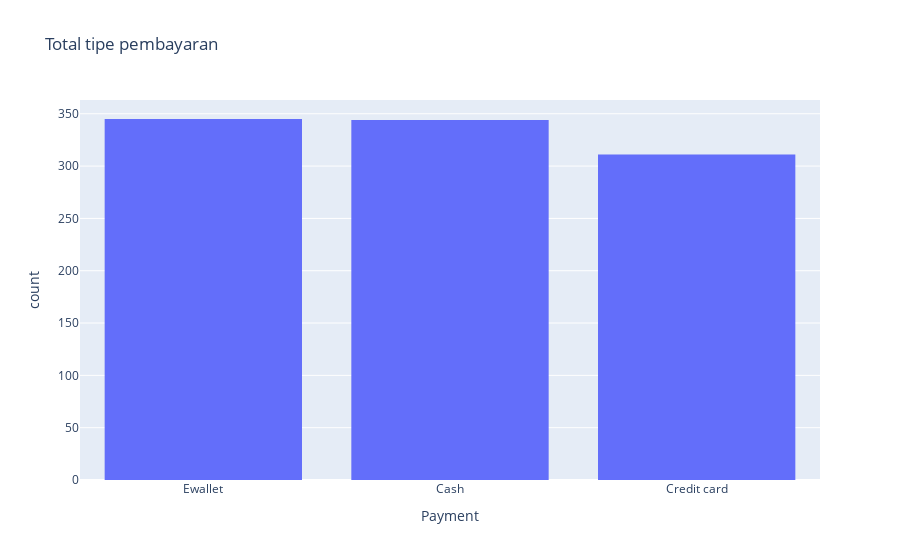

Here is the notebook cell this chart was saved with:
### Code cell
fig = px.histogram(df,x= 'Payment',barmode='group',
                   title='Total tipe pembayaran ')
fig

### Figure 1 — Plotly figure (JSON) as saved in the notebook; plotly's stock layout.template omitted (floating-point values rounded to 4 significant figures; data arrays with more than 128 entries replaced by an {"elided": "..."} marker saying what was removed)
{"data": [{"alignmentgroup": "True", "bingroup": "x", "hovertemplate": "Payment=%{x}<br>count=%{y}<extra></extra>", "legendgroup": "", "marker": {"color": "#636efa", "pattern": {"shape": ""}}, "name": "", "offsetgroup": "", "orientation": "v", "showlegend": false, "type": "histogram", "x": {"elided": "1000 str values"}, "xaxis": "x", "yaxis": "y"}], "layout": {"barmode": "group", "legend": {"tracegroupgap": 0}, "title": {"text": "Total tipe pembayaran "}, "xaxis": {"anchor": "y", "domain": [0, 1], "title": {"text": "Payment"}}, "yaxis": {"anchor": "x", "domain": [0, 1], "title": {"text": "count"}}}}
